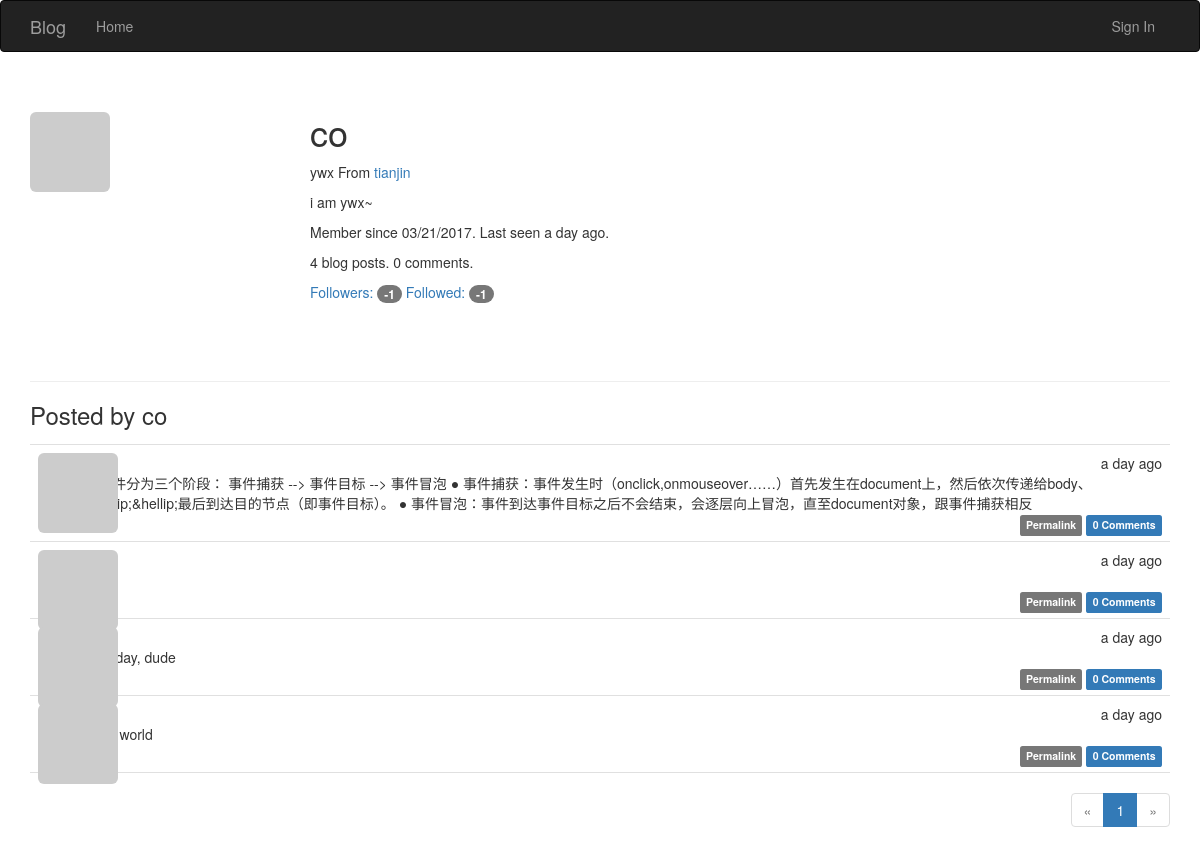
The app's page /user/co, older data.
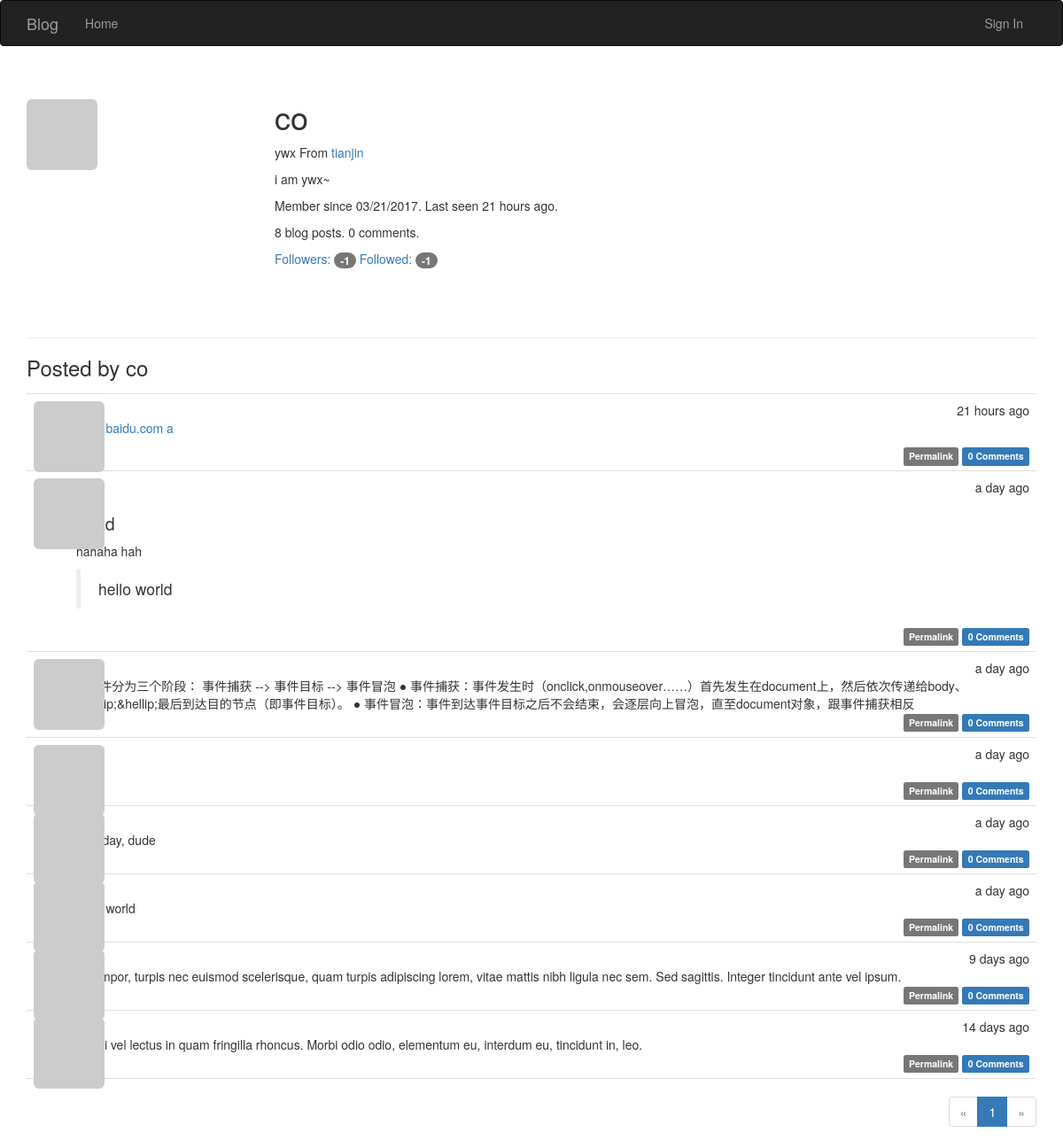
The same page, newer data.
### app/models.py (models this page shows, shortened)
class User(UserMixin, db.Model):
	__tablename__ = 'users'
	id = db.Column(db.Integer, primary_key=True)
	email = db.Column(db.String(64), unique=True, index=True)
	username = db.Column(db.String(64), unique=True, index=True)
	password_hash = db.Column(db.String(128))
	role_id = db.Column(db.Integer, db.ForeignKey('roles.id'))
	confirmed = db.Column(db.Boolean, default=False)
	name = db.Column(db.String(64))
	location = db.Column(db.String(64))
	about_me = db.Column(db.Text())
	member_since = db.Column(db.DateTime(), default=datetime.utcnow)
	last_seen = db.Column(db.DateTime(), default=datetime.utcnow)
	posts = db.relationship('Post', backref='author', lazy='dynamic')
	followed = db.relationship('Follow',foreign_keys=[Follow.follower_id],
			backref=db.backref('follower',lazy='joined'),
			lazy='dynamic',cascade='all, delete-orphan')
	followers = db.relationship('Follow', foreign_keys=[Follow.followed_id],
			backref=db.backref('followed',lazy='joined'),
			lazy='dynamic',cascade='all, delete-orphan')
	comments = db.relationship('Comment',backref='author',lazy='dynamic')
	@property
	def password(self):
		raise AttributeError('password is not a readable attribute')
	def gravatar(self,size=100,default='identicon', rating='g'):
		if request.is_secure:
			url = 'https://secure.gravatar.com/avatar'
		else:
			url = 'http://gravatar.com/avatar'
		hash = hashlib.md5(self.email.encode('utf-8')).hexdigest()
		return '{url}/{hash}?s={size}&d={default}&r={rating}'.format(
			url=url,hash=hash,size=size,default=default,rating=rating)

class Post(db.Model):
	__tablename__='posts'
	id = db.Column(db.Integer, primary_key=True)
	body = db.Column(db.Text)
	body_html = db.Column(db.Text)
	timestamp = db.Column(db.DateTime, index=True, default=datetime.utcnow)
	author_id = db.Column(db.Integer, db.ForeignKey('users.id'))
	comments = db.relationship('Comment',backref='post',lazy='dynamic')

### app/main/views.py (the view)
@main.route('/user/<username>')
def user(username):
	user = User.query.filter_by(username=username).first_or_404()
	page = request.args.get('page',1,type=int)
	pagination = user.posts.order_by(Post.timestamp.desc()).paginate(
			page, per_page=current_app.config['POSTS_PER_PAGE'], error_out=False)
	posts = pagination.items
	return render_template('user.html',user=user,posts=posts, pagination=pagination)

### app/auth/views.py (called while the page is built)
@auth.before_app_request #在全局的所有request之前，判断如果1.用户登录2.且未确认3.且请求的端点不在auth蓝本中,则强制跳转到unconfirm界面
def before_request():
	if current_user.is_authenticated:
		current_user.ping()
		if not current_user.confirmed \
			and request.endpoint \
			and request.endpoint[:5]!= 'auth.'\
			and request.endpoint != 'static':
			return redirect(url_for('auth.unconfirmed'))

### app/main/__init__.py (called while the page is built)
@main.app_context_processor #Permission类加入全局上下文卡，在所有模板中都可以全局访问
def inject_perssions():
	return dict(Permission=Permission)

### app/models.py (called while the page is built)
	def can(self,permissions):
		return False

	def is_administrator(self):
		return False

### app/templates/user.html (shortened to what this page needs)
{% extends "base.html" %}
{% import "_macros.html" as macros %}
{% block page_content %}
<div class="page-header">
    <img class="img-rounded profile-thumbnail" src="{{user.gravatar(size=256)}}">
    <div class="profile-header">
        <h1>{{ user.username }}</h1>
        {% if user.name or user.location %}
        <p>
            {% if user.name %}{{ user.name }}{% endif %}
            {% if user.location %}
                From <a href="http://maps.google.com/?q={{ user.location }}">{{ user.location }}</a>
            {% endif %}
        </p>
        {% endif %}
        {% if user.about_me %}<p>{{ user.about_me }}</p>{% endif %}
        <p>Member since {{ moment(user.member_since).format('L') }}. Last seen {{ moment(user.last_seen).fromNow() }}.</p>
        <p>{{user.posts.count()}} blog posts. {{ user.comments.count() }} comments.</p>
        <p>
            <a href="{{url_for('.followers', username=user.username)}}">Followers: <span class="badge">{{user.followers.count() -1}}</span></a>
            <a href="{{url_for('.followed_by', username=user.username)}}">Followed: <span class="badge">{{user.followed.count() -1}}</span></a>
        </p>
    </div>
</div>
<h3>Posted by {{user.username}}</h3>
{% include '_posts.html'%}
{% if pagination %}
<div class="pagination">
    {{ macros.pagination_widget(pagination, '.user', username=user.username) }}
</div>
{% endif %}
{% endblock %}

### app/templates/_posts.html (shortened to what this page needs)
<ul class="posts">
    {% for post in posts %}
    <li class="post">
        <div class="post-thumbnail">
            <a href="{{ url_for('.user', username=post.author.username) }}">
                <img class="img-rounded profile-thumbnail" src="{{ post.author.gravatar(size=40) }}">
            </a>
        </div>
        <div class="post-content">
            <div class="post-date">{{ moment(post.timestamp).fromNow() }}</div>
            <div class="post-author"><a href="{{ url_for('.user', username=post.author.username) }}">{{ post.author.username }}</a></div>
            <div class="post-body">
                {% if post.body_html%}
                {{post.body_html | safe}}
                {% else %}
                {{post.body}}
                {% endif %}
            </div>
            <div class="post-footer">
                <a href="{{url_for('.post',id=post.id)}}">
                    <span class="label label-default">Permalink</span>
                </a>
                <a href="{{url_for('.post',id=post.id)}}#comments">
                    <span class="label label-primary">{{post.comments.count()}} Comments</span>
                </a>
            </div>
        </div>
    </li>
    {% endfor %}
</ul>

Row changes from the older to the newer data that the page shows:
changed User "co": last_seen "a day ago" → "21 hours ago"
added Post: timestamp "21 hours ago", body_html "www.baidu.com a", comments.count "0"
added Post: timestamp "a day ago", body_html "hahaha hah hello world", comments.count "0"
added Post: timestamp "9 days ago", body "In tempor, turpis nec euismod scelerisque, quam turpis adipiscing lorem, vitae mattis nibh ligula nec sem. Sed sagittis. Integer tincidunt ante vel ipsum.", comments.count "0"
added Post: timestamp "14 days ago", body "Morbi vel lectus in quam fringilla rhoncus. Morbi odio odio, elementum eu, interdum eu, tincidunt in, leo.", comments.count "0"
Text that changed along with them:
{{ user.posts.count() }}: "4" → "8"
